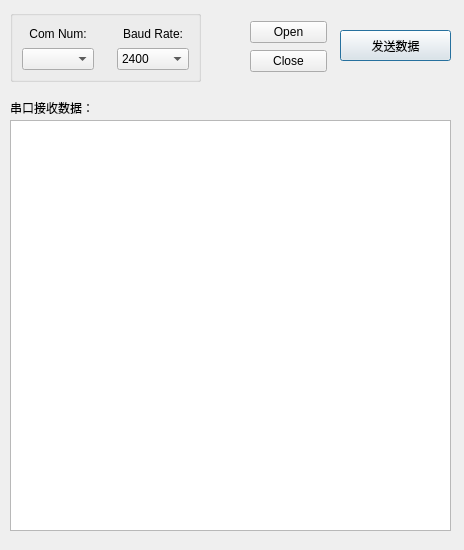
<?xml version="1.0" encoding="UTF-8"?>
<ui version="4.0">
 <class>UartDialog</class>
 <widget class="QDialog" name="UartDialog">
  <property name="geometry">
   <rect>
    <x>0</x>
    <y>0</y>
    <width>464</width>
    <height>550</height>
   </rect>
  </property>
  <property name="windowTitle">
   <string>Dialog</string>
  </property>
  <widget class="QTextEdit" name="uartRecvText">
   <property name="geometry">
    <rect>
     <x>10</x>
     <y>120</y>
     <width>441</width>
     <height>411</height>
    </rect>
   </property>
  </widget>
  <widget class="QLabel" name="label">
   <property name="geometry">
    <rect>
     <x>10</x>
     <y>100</y>
     <width>81</width>
     <height>16</height>
    </rect>
   </property>
   <property name="text">
    <string>串口接收数据：</string>
   </property>
  </widget>
  <widget class="QPushButton" name="uartSendBtn">
   <property name="geometry">
    <rect>
     <x>340</x>
     <y>30</y>
     <width>111</width>
     <height>31</height>
    </rect>
   </property>
   <property name="text">
    <string>发送数据</string>
   </property>
  </widget>
  <widget class="QGroupBox" name="groupBox">
   <property name="geometry">
    <rect>
     <x>10</x>
     <y>10</y>
     <width>191</width>
     <height>72</height>
    </rect>
   </property>
   <property name="title">
    <string/>
   </property>
   <layout class="QGridLayout" name="gridLayout">
    <item row="0" column="0">
     <layout class="QVBoxLayout" name="verticalLayout">
      <item>
       <widget class="QLabel" name="label_2">
        <property name="text">
         <string>Com Num:</string>
        </property>
        <property name="alignment">
         <set>Qt::AlignCenter</set>
        </property>
       </widget>
      </item>
      <item>
       <widget class="QComboBox" name="portNameCombo"/>
      </item>
     </layout>
    </item>
    <item row="0" column="1">
     <spacer name="horizontalSpacer">
      <property name="orientation">
       <enum>Qt::Horizontal</enum>
      </property>
      <property name="sizeHint" stdset="0">
       <size>
        <width>24</width>
        <height>20</height>
       </size>
      </property>
     </spacer>
    </item>
    <item row="0" column="2">
     <layout class="QVBoxLayout" name="verticalLayout_2">
      <item>
       <widget class="QLabel" name="label_3">
        <property name="text">
         <string>Baud Rate:</string>
        </property>
        <property name="alignment">
         <set>Qt::AlignCenter</set>
        </property>
       </widget>
      </item>
      <item>
       <widget class="QComboBox" name="baudRateCombo">
        <item>
         <property name="text">
          <string>2400</string>
         </property>
        </item>
        <item>
         <property name="text">
          <string>4800</string>
         </property>
        </item>
        <item>
         <property name="text">
          <string>9600</string>
         </property>
        </item>
        <item>
         <property name="text">
          <string>19200</string>
         </property>
        </item>
        <item>
         <property name="text">
          <string>38400</string>
         </property>
        </item>
        <item>
         <property name="text">
          <string>57600</string>
         </property>
        </item>
        <item>
         <property name="text">
          <string>115200</string>
         </property>
        </item>
        <item>
         <property name="text">
          <string>230400</string>
         </property>
        </item>
        <item>
         <property name="text">
          <string>380400</string>
         </property>
        </item>
        <item>
         <property name="text">
          <string>921600</string>
         </property>
        </item>
       </widget>
      </item>
     </layout>
    </item>
   </layout>
  </widget>
  <widget class="QWidget" name="layoutWidget">
   <property name="geometry">
    <rect>
     <x>250</x>
     <y>20</y>
     <width>77</width>
     <height>54</height>
    </rect>
   </property>
   <layout class="QVBoxLayout" name="verticalLayout_3">
    <item>
     <widget class="QPushButton" name="uartOpenBtn">
      <property name="text">
       <string>Open</string>
      </property>
     </widget>
    </item>
    <item>
     <widget class="QPushButton" name="uartCloseBtn">
      <property name="text">
       <string>Close</string>
      </property>
     </widget>
    </item>
   </layout>
  </widget>
 </widget>
 <resources/>
 <connections/>
</ui>
